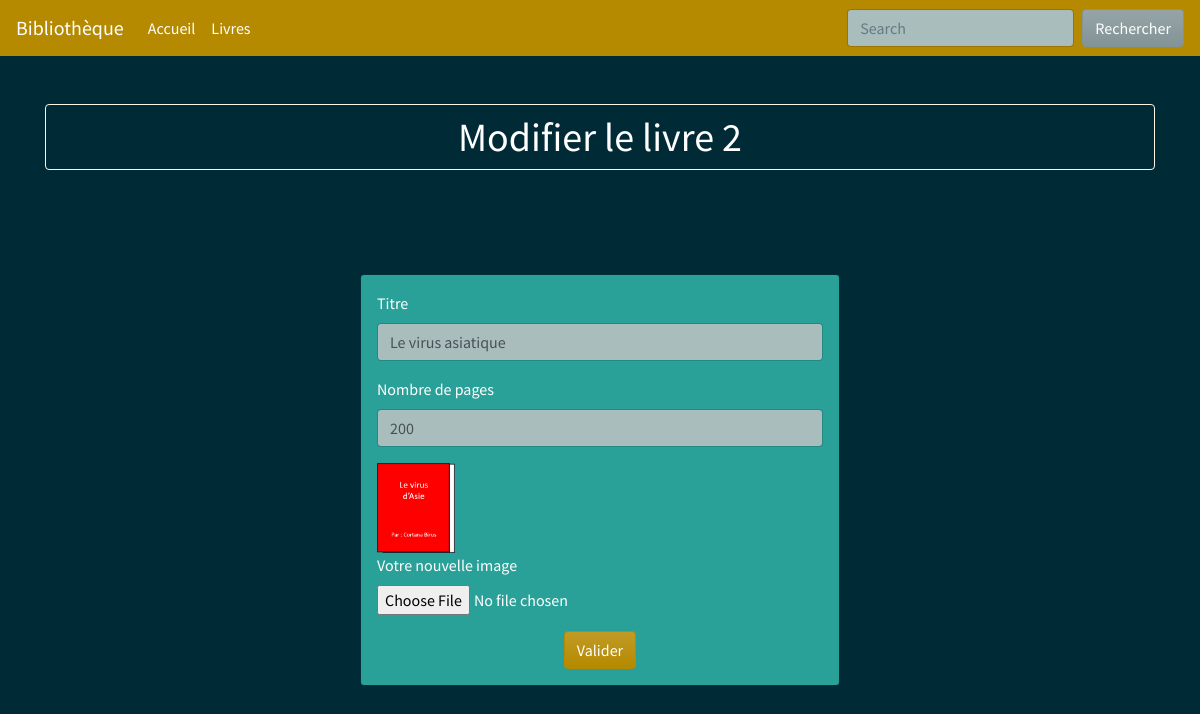
Page /livres/u/2 on the committed database.
### tables this page shows
CREATE TABLE IF NOT EXISTS `livres` (
  `id` int(11) NOT NULL AUTO_INCREMENT,
  `titre` varchar(50) NOT NULL,
  `nbPages` int(11) NOT NULL,
  `image` varchar(100) NOT NULL,
  PRIMARY KEY (`id`)
);

### controllers/LivreController.controller.php (called while the page is built, shortened)
<?php
require_once('models/LivreManager.class.php');
class LivreController extends Utils{
    private $livreManager;
    public function __construct(){
        $this->livreManager = new LivreManager;
        $this->livreManager->getBooksFromDb();
    }
    public function modifierUnLivre($id){
        $book = $this->livreManager->getBookById($id);
        require "views/modifierLivre.view.php";
    }
}
?>

### models/Livre.class.php (called while the page is built, shortened)
<?php
class Livre {
    private $id;
    private $titre;
    private $nbPages;
    private $image;
    public function __construct($id,$titre,$nbPages,$image)
    {
        $this->id = $id;
        $this->titre = $titre;
        $this->nbPages = $nbPages;
        $this->image = $image;
    }
    public function getId(){return $this->id;}
    public function getTitre(){return $this->titre;}
    public function getNbPages(){return $this->nbPages;}
    public function getImage(){return $this->image;}
}
?>

### models/Model.class.php (called while the page is built, shortened)
<?php
abstract class Model
{
    private static $pdo;
    private static function setBdd(){
        self::$pdo= new PDO("mysql:host=localhost;dbname=books;charset=utf8", 'root', 'root');
        self::$pdo->setAttribute(PDO::ATTR_ERRMODE,PDO::ERRMODE_WARNING);
    }
    protected function getBdd(){
        return self::$pdo;
    }
}
?>

### models/LivreManager.class.php (called while the page is built, shortened)
<?php
require_once('Model.class.php');
require_once('Livre.class.php');
class LivreManager extends Model {
     private $books;
    public function ajoutLivre($book){
         $this->books[] = $book;
    }
    public function getBooksFromDb() {
        $req = 'SELECT * FROM livres ORDER BY livres.id DESC ';
        $stmt = $this->getBDD()->prepare($req);
        $stmt ->execute();
        $livres = $stmt->fetchAll(PDO::FETCH_ASSOC);
    }
    public function getBookById($id) {
       foreach($this->books as $book) {
           if($book->getId() === $id)
               return $book;
       }
    }
}
?>

### views/modifierLivre.view.php (the view, shortened to what this page needs)
<div class="container pt-5">
  <div class="card mx-auto text-white bg-success my-5 p-3" style="max-width: 30rem;">
      <form method="POST" action="<?=URL?>livres/uv/" enctype="multipart/form-data">
        <div class="form-group">
          <label for="titre">Titre</label>
          <input type="text" class="form-control" id="titre" name="titre" aria-describedby="titre" value="<?=$book->getTitre()?>">
        </div>
        <div class="form-group">
          <label for="nbPages">Nombre de pages</label>
          <input type="number" class="form-control" id="nbPages" name="nbPages" value="<?=$book->getNbPages()?>">
        </div>
        <div>
        <img src="<?=URL?>public/images/<?=$book->getImage()?>" alt="<?=$book->getTitre()?>" style="max-height:90px;">
        </div>
         <div class="form-group">
          <label for="image">Votre nouvelle image</label>
          <input type="file" class="form-control-file" id="image" name="image">
         </div>
     <div class="text-center">
        <button type="submit" class="btn btn-primary ">Valider</button>
     </div>
    </form>
    </div>
  </div>
<?php
$title = 'Modifier le livre '. $book->getId();
$content = ob_get_clean();
require "template.php";
?>

### views/template.php (shortened to what this page needs)
<!DOCTYPE html>
<html lang="en">
<head>
    <link rel="stylesheet" href="https://bootswatch.com/4/solar/bootstrap.min.css">
</head>
<body>
   <nav class="navbar navbar-expand-lg navbar-dark bg-primary">
        <a class="navbar-brand" href="#">Bibliothèque</a>
        <div class="collapse navbar-collapse" id="navbarColor01">
            <ul class="navbar-nav mr-auto">
            <li class="nav-item active">
                <a class="nav-link" href="<?=URL?>accueil">Accueil
                </a>
            </li>
            <li class="nav-item active">
                <a class="nav-link" href="<?=URL?>livres">Livres
                </a>
            </li>
            </ul>
            <form class="form-inline my-2 my-lg-0">
            <input class="form-control mr-sm-2" type="text" placeholder="Search">
            <button class="btn btn-secondary my-2 my-sm-0" type="submit">Rechercher</button>
            </form>
        </div>
    </nav>
    <div class="container">
        <h1 class="text-center text-white rounded border  border-light p-2 mt-5"><?= $title ?></h1>
     <?=  $content ?>
    </div>
</body>
</html>

### rows in the picture
livres: id "Modifier le livre 2", titre "Le virus asiatique", nbPages "200", image (picture)
